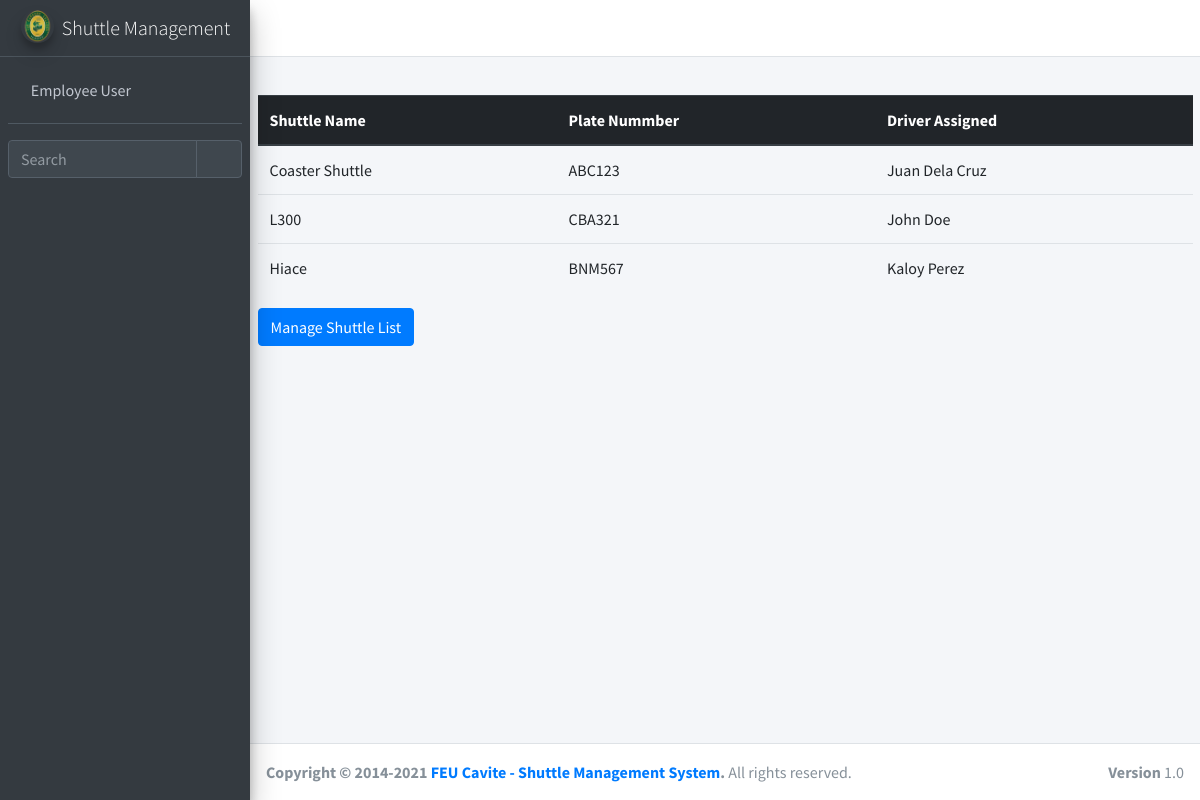
Page /ticket/add_shuttle_list/ (signed in) on the committed database.
### ticket/models.py (models this page shows, shortened)
class shuttle_service_list(models.Model):
    shuttle_service_list_id = models.AutoField(primary_key=True)
    shuttle_name = models.CharField(max_length=255, blank=True, null = True)
    plate_number = models.CharField(max_length=255, blank=True, null = True)
    driver_name = models.ForeignKey(shuttle_driver, null=True, blank=True, on_delete=models.CASCADE)

class shuttle_driver(models.Model):
    shuttle_driver_id = models.AutoField(primary_key=True)
    driver_name = models.CharField(max_length=255, blank=True, null = True)
    def __str__(self):
        return str(self.driver_name)

### ticket/views.py (the view)
# urls.py: path('add_shuttle_list/', login_required(views.add_shuttle_list), name='add_shuttle_list'),
def add_shuttle_list(request):
	query = {
		'dri': shuttle_driver.objects.all(),
		'slist': shuttle_service_list.objects.all(),
	}
	if request.method == "POST":
		db = shuttle_service_list()
		db.shuttle_name = request.POST.get('sname') or None
		db.plate_number = request.POST.get('pnumber') or None
		db.driver_name_id = request.POST.get('dname') or None
		db.save()
	return render(request, 'ticket/add_shuttle_list.html', query)

### ticket/templates/ticket/add_shuttle_list.html (shortened to what this page needs)
{% extends 'ticket/popupbase.html' %}
{% block content %}
{% load crispy_forms_tags %}
{% load static %}
<section>
	<div class="container-fluid">
		<table class="table">
			<thead class="thead-dark">
				<tr>
					<th>
						Shuttle Name
					</th>
					<th>
						Plate Nummber
					</th>
					<th>
						Driver Assigned
					</th>
				</tr>
			</thead>
			<tbody>
				{% for items in slist %}
				<tr>
					<td>
						{{items.shuttle_name}}
					</td>
					<td>
						{{items.plate_number}}
					</td>
					<td>
						{{items.driver_name}}
					</td>
				</tr>
				{% endfor %}
			</tbody>
		</table>
		<button type="button" class="btn btn-primary ap" data-toggle="modal" data-target="#exampleModal">
		  Manage Shuttle List
		</button>
	</div>
</section>
{% endblock content %}

### ticket/templates/ticket/popupbase.html (shortened to what this page needs)
{% load static %}
<!DOCTYPE html>
<html lang="en">
<head>
  <link rel="stylesheet" href="{% static 'basetemp/plugins/fontawesome-free/css/all.min.css' %}">
  <link rel="stylesheet" href="https://code.ionicframework.com/ionicons/2.0.1/css/ionicons.min.css">
  <link rel="stylesheet" href="{% static 'basetemp/plugins/tempusdominus-bootstrap-4/css/tempusdominus-bootstrap-4.min.css' %}">
  <link rel="stylesheet" href="{% static 'basetemp/plugins/icheck-bootstrap/icheck-bootstrap.min.css' %}">
  <link rel="stylesheet" href="{% static 'basetemp/plugins/jqvmap/jqvmap.min.css' %}">
  <link rel="stylesheet" href="{% static 'basetemp/dist/css/adminlte.min.css' %}">
  <link rel="stylesheet" href="{% static 'basetemp/plugins/overlayScrollbars/css/OverlayScrollbars.min.css' %}">
  <link rel="stylesheet" href="{% static 'basetemp/plugins/daterangepicker/daterangepicker.css' %}">
  <link rel="stylesheet" href="{% static 'basetemp/plugins/summernote/summernote-bs4.min.css' %}">
</head>
<body class="hold-transition sidebar-mini layout-fixed">
<div class="wrapper">
  <nav class="main-header navbar navbar-expand navbar-white navbar-light">
    <ul class="navbar-nav">
      <li class="nav-item">
        <a class="nav-link" data-widget="pushmenu" href="#" role="button"><i class="fas fa-bars"></i></a>
      </li>
      <li class="nav-item d-none d-sm-inline-block">
        <a href="#" class="nav-link"></a>
      </li>
    </ul>
    <ul class="navbar-nav ml-auto">
      <li class="nav-item">
        <a class="nav-link" data-widget="fullscreen" href="#" role="button">
          <i class="fas fa-expand-arrows-alt"></i>
        </a>
      </li>
    </ul>
  </nav>
  <aside class="main-sidebar sidebar-dark-primary elevation-4">
    <a href="/" class="brand-link">
      <img src="{% static 'shuttle/feulogo.png' %}" alt="AdminLTE Logo" class="brand-image img-circle elevation-3" style="opacity: .8">
      <span class="brand-text font-weight-light">Shuttle Management</span>
    </a>
    <div class="sidebar">
      <div class="user-panel mt-3 pb-3 mb-3 d-flex">
        <div class="image">
        </div>
        <div class="info">
          <a href="#" class="d-block">{{user.get_full_name}}</a>
        </div>
      </div>
      <div class="form-inline">
        <div class="input-group" data-widget="sidebar-search">
          <input class="form-control form-control-sidebar" type="search" placeholder="Search" aria-label="Search">
          <div class="input-group-append">
            <button class="btn btn-sidebar">
              <i class="fas fa-search fa-fw"></i>
            </button>
          </div>
        </div>
      </div>
    </div>
  </aside>
  <div class="content-wrapper">
    <div class="content-header">
    </div>
    {% block content %}
    {% endblock content %}
  </div>
  <footer class="main-footer">
    <strong>Copyright &copy; 2014-2021 <a href="#">FEU Cavite - Shuttle Management System</a>.</strong>
    All rights reserved.
    <div class="float-right d-none d-sm-inline-block">
      <b>Version</b> 1.0
    </div>
  </footer>
</div>
</body>
</html>

### rows in the picture
shuttle_service_list: shuttle_name "Coaster Shuttle", plate_number "ABC123", driver_name "Juan Dela Cruz"
shuttle_service_list: shuttle_name "L300", plate_number "CBA321", driver_name "John Doe"
shuttle_service_list: shuttle_name "Hiace", plate_number "BNM567", driver_name "Kaloy Perez"

### other values in the picture
{{ user.get_full_name }} "Employee User"
